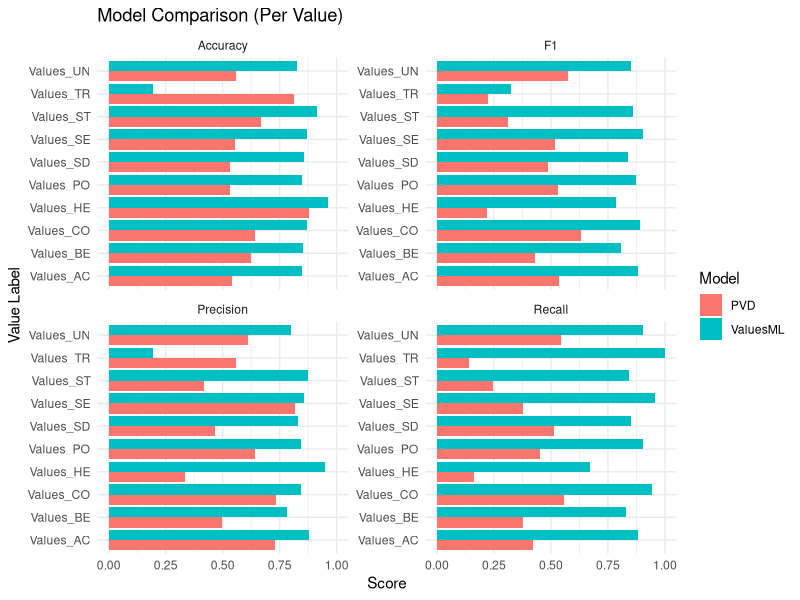
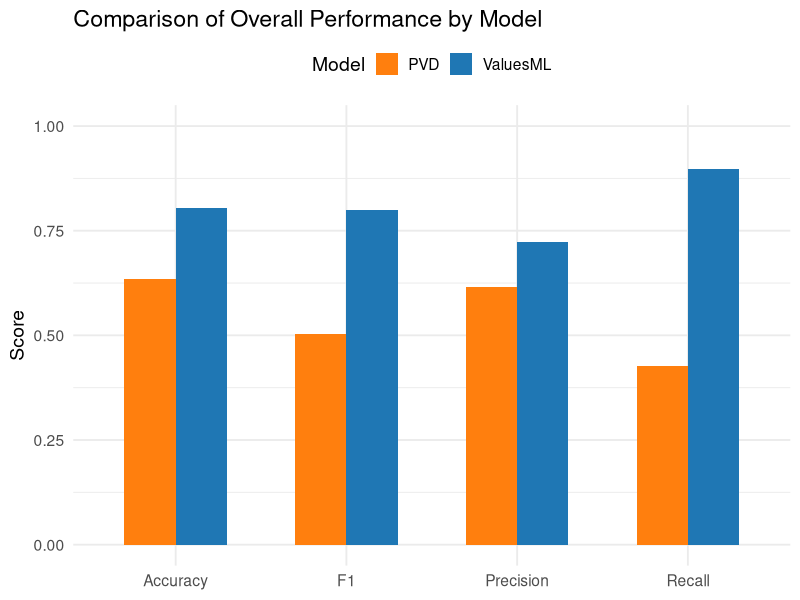
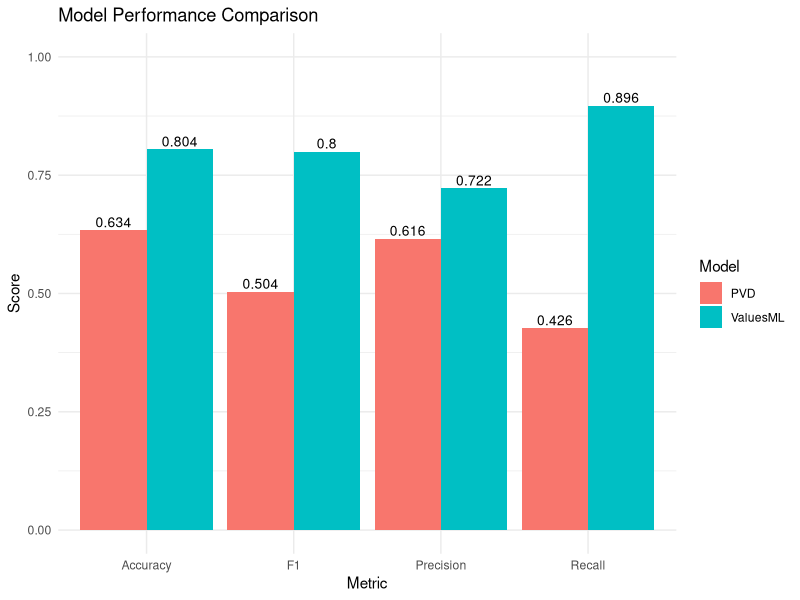
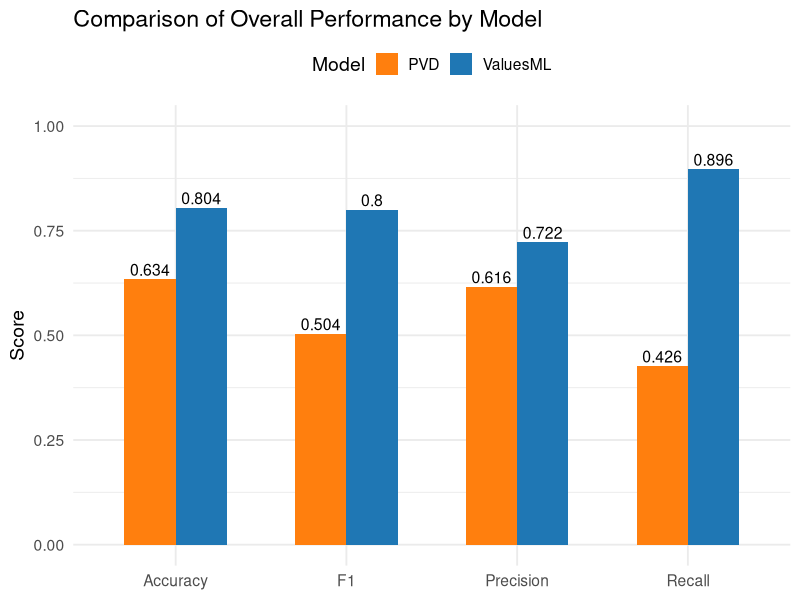

These figures' R source, in order:
library(tidyverse)
library(MLmetrics)

# === Step 1: 读取数据 ===
labels <- read_tsv("10mapped_labels_paragraph.tsv")
valuesml <- read_tsv("10mapped_ValuesML_paragraph.tsv")
pvd <- read_csv("10pvd_min-max_paragraph.csv")  

# === Step 2: 定义标签列 ===
value_cols <- c("Values_SE", "Values_CO", "Values_TR", "Values_BE", "Values_UN",
                "Values_SD", "Values_ST", "Values_HE", "Values_AC", "Values_PO")

# === Step 3: 确保 ID 对齐（Text-ID 是唯一标识符） ===
stopifnot(all(labels$`Text-ID` == valuesml$`Text-ID`))
stopifnot(all(labels$`Text-ID` == pvd$Text.ID))


# === Step 4: 定义指标计算函数（每个标签一个指标） ===
evaluate_model <- function(preds, truths, label_cols) {
  metrics <- tibble(Label = label_cols)
  
  metrics <- metrics %>%
    rowwise() %>%
    mutate(
      TP = sum(preds[[Label]] == 1 & truths[[Label]] == 1, na.rm = TRUE),
      FP = sum(preds[[Label]] == 1 & truths[[Label]] == 0, na.rm = TRUE),
      FN = sum(preds[[Label]] == 0 & truths[[Label]] == 1, na.rm = TRUE),
      TN = sum(preds[[Label]] == 0 & truths[[Label]] == 0, na.rm = TRUE),
      Precision = if ((TP + FP) > 0) TP / (TP + FP) else 0,
      Recall    = if ((TP + FN) > 0) TP / (TP + FN) else 0,
      F1        = if ((TP + FP + FN) > 0 && (2 * TP) > 0) 2 * TP / (2 * TP + FP + FN) else 0,
      Accuracy  = (TP + TN) / (TP + FP + FN + TN)
    ) %>%
    select(Label, Precision, Recall, F1, Accuracy)
  
  macro_avg <- metrics %>%
    summarise(
      Label = "Macro Avg.",
      Precision = mean(Precision),
      Recall = mean(Recall),
      F1 = mean(F1),
      Accuracy = mean(Accuracy)
    )
  
  bind_rows(metrics, macro_avg)
}



# === Step 5: 对两个模型分别计算指标 ===
metrics_valuesml <- evaluate_model(valuesml[, value_cols], labels[, value_cols], value_cols)
metrics_pvd <- evaluate_model(pvd[, value_cols], labels[, value_cols], value_cols)

# === Step 6: 合并对比表格 ===
comparison <- metrics_valuesml %>%
  rename_with(~ paste0("ValuesML_", .), -Label) %>%
  left_join(metrics_pvd %>% rename_with(~ paste0("PVD_", .), -Label), by = "Label")

print(comparison, n = Inf)  # 显示所有行
write_csv(comparison, "10pvd_min-max_paragraph_model_comparison_metrics.csv")

library(ggplot2)

comparison %>%
  filter(Label != "Macro Avg.") %>%
  pivot_longer(cols = -Label, names_to = "Metric_Model", values_to = "Value") %>%
  separate(Metric_Model, into = c("Model", "Metric"), sep = "_") %>%
  ggplot(aes(x = Label, y = Value, fill = Model)) +
  geom_bar(stat = "identity", position = "dodge") +
  facet_wrap(~ Metric, scales = "free_y") +
  coord_flip() +
  labs(title = "Model Comparison (Per Value)", y = "Score", x = "Value Label") +
  theme_minimal()











library(tidyverse)

evaluate_model_overall <- function(preds, truths, model_name = "Model") {
  preds_mat <- as.matrix(preds)
  truths_mat <- as.matrix(truths)
  
  TP <- sum(preds_mat == 1 & truths_mat == 1, na.rm = TRUE)
  FP <- sum(preds_mat == 1 & truths_mat == 0, na.rm = TRUE)
  FN <- sum(preds_mat == 0 & truths_mat == 1, na.rm = TRUE)
  TN <- sum(preds_mat == 0 & truths_mat == 0, na.rm = TRUE)
  
  Precision <- if ((TP + FP) > 0) TP / (TP + FP) else 0
  Recall    <- if ((TP + FN) > 0) TP / (TP + FN) else 0
  F1        <- if ((TP + FP + FN) > 0) 2 * TP / (2 * TP + FP + FN) else 0
  Accuracy  <- (TP + TN) / (TP + FP + FN + TN)
  
  tibble(
    Model = model_name,
    Precision = Precision,
    Recall = Recall,
    F1 = F1,
    Accuracy = Accuracy
  )
}

# label_cols 是你的标签列名，例如:
label_cols <- c("Values_SE", "Values_CO", "Values_TR", "Values_BE", "Values_UN",
                "Values_SD", "Values_ST", "Values_HE", "Values_AC", "Values_PO")

# 两组模型预测值分别命名为 valuesml_preds 和 pvd_preds，真实标签是 labels
scores_valuesml <- evaluate_model_overall(
  preds = valuesml[, label_cols],
  truths = labels[, label_cols],
  model_name = "ValuesML"
)

scores_pvd <- evaluate_model_overall(
  preds = pvd[, label_cols],
  truths = labels[, label_cols],
  model_name = "PVD"
)

# 合并为一个 tibble
overall_scores <- bind_rows(scores_valuesml, scores_pvd)

# 数据整理为长格式以便绘图
scores_long <- overall_scores %>%
  pivot_longer(cols = c(Precision, Recall, F1, Accuracy),
               names_to = "Metric", values_to = "Score")

scores_long
# 使用 ggplot 可视化
library(ggplot2)

ggplot(scores_long, aes(x = Metric, y = Score, fill = Model)) +
  geom_bar(stat = "identity", position = "dodge", width = 0.6) +
  scale_fill_manual(values = c("ValuesML" = "#1f77b4", "PVD" = "#ff7f0e")) +
  labs(title = "Comparison of Overall Performance by Model",
       y = "Score", x = NULL) +
  ylim(0, 1) +
  theme_minimal(base_size = 14) +
  theme(legend.position = "top")

ggplot(scores_long, aes(x = Metric, y = Score, fill = Model)) +
  geom_bar(stat = "identity", position = position_dodge(width = 0.9)) +
  geom_text(aes(label = round(Score, 3)), 
            position = position_dodge(width = 0.9), 
            vjust = -0.3, size = 3.5) +
  labs(title = "Model Performance Comparison",
       y = "Score", x = "Metric") +
  scale_y_continuous(limits = c(0, 1)) +
  theme_minimal()



# 使用 ggplot 可视化并显示数值标签
ggplot(scores_long, aes(x = Metric, y = Score, fill = Model)) +
  geom_bar(stat = "identity", position = "dodge", width = 0.6) +
  scale_fill_manual(values = c("ValuesML" = "#1f77b4", "PVD" = "#ff7f0e")) +
  labs(title = "Comparison of Overall Performance by Model",
       y = "Score", x = NULL) +
  ylim(0, 1) +  # 限定纵轴范围
  theme_minimal(base_size = 14) +
  theme(legend.position = "top") +
  geom_text(aes(label = round(Score, 3)),  # 显示数值并保留3位小数
            position = position_dodge(width = 0.6), vjust = -0.3, size = 4)
